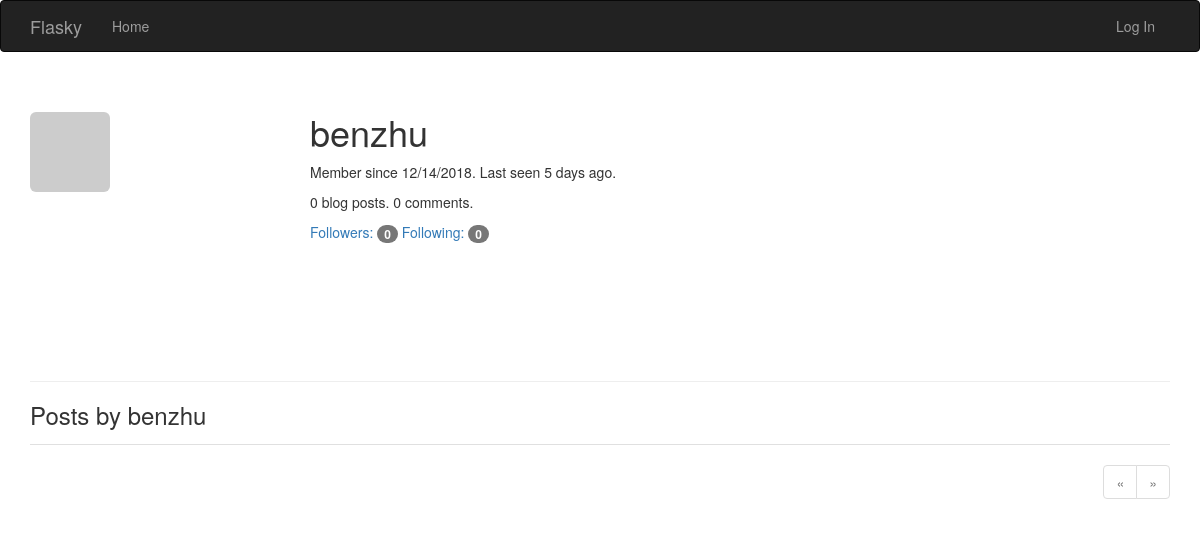
Screenshot of /user/benzhu with the database file from the repository.
### app/models.py (models this page shows, shortened)
class User(UserMixin, db.Model):
    __tablename__ = 'users'
    id = db.Column(db.Integer, primary_key=True)
    email = db.Column(db.String(64), unique=True, index=True)
    username = db.Column(db.String(64), unique=True, index=True)
    role_id = db.Column(db.Integer, db.ForeignKey('roles.id'))
    password_hash = db.Column(db.String(128))
    confirmed = db.Column(db.Boolean, default=False)
    name = db.Column(db.String(64))
    location = db.Column(db.String(64))
    about_me = db.Column(db.Text())
    member_since = db.Column(db.DateTime(), default=datetime.utcnow)
    last_seen = db.Column(db.DateTime(), default=datetime.utcnow)
    avatar_hash = db.Column(db.String(32))
    posts = db.relationship('Post', backref='author', lazy='dynamic')
    followed = db.relationship('Follow',
                               foreign_keys=[Follow.follower_id],
                               backref=db.backref('follower', lazy='joined'),
                               lazy='dynamic',
                               cascade='all, delete-orphan')
    followers = db.relationship('Follow',
                                foreign_keys=[Follow.followed_id],
                                backref=db.backref('followed', lazy='joined'),
                                lazy='dynamic',
                                cascade='all, delete-orphan')
    comments = db.relationship('Comment', backref='author', lazy='dynamic')
    @property
    def password(self):
        raise AttributeError('password is not a readable attribute')
    def gravatar(self, size=100, default='identicon', rating='g'):
        url = 'https://secure.gravatar.com/avatar'
        hash = self.avatar_hash or self.gravatar_hash()
        return '{url}/{hash}?s={size}&d={default}&r={rating}'.format(
            url=url, hash=hash, size=size, default=default, rating=rating)

### app/main/views.py (the view)
@main.route('/user/<username>')
def user(username):
    user = User.query.filter_by(username=username).first_or_404()
    page = request.args.get('page', 1, type=int)
    pagination = user.posts.order_by(Post.timestamp.desc()).paginate(
        page, per_page=current_app.config['FLASKY_POSTS_PER_PAGE'],
        error_out=False)
    posts = pagination.items
    return render_template('user.html', user=user, posts=posts,
                           pagination=pagination)

### app/auth/views.py (called while the page is built)
@auth.before_app_request
def before_request():
    if current_user.is_authenticated:
        current_user.ping()
        if not current_user.confirmed \
                and request.endpoint \
                and request.blueprint != 'auth' \
                and request.endpoint != 'static':
            return redirect(url_for('auth.unconfirmed'))

### app/main/__init__.py (called while the page is built)
@main.app_context_processor
def inject_permissions():
    return dict(Permission=Permission)

### app/main/views.py (called while the page is built)
@main.after_app_request
def after_request(response):
    for query in get_debug_queries():
        if query.duration >= current_app.config['FLASKY_SLOW_DB_QUERY_TIME']:
            current_app.logger.warning(
                'Slow query: %s\nParameters: %s\nDuration: %fs\nContext: %s\n'
                % (query.statement, query.parameters, query.duration,
                   query.context))
    return response

### app/models.py (called while the page is built)
    def can(self, permissions):
        return False

    def is_administrator(self):
        return False

### app/templates/user.html (shortened to what this page needs)
{% extends "base.html" %}
{% import "_macros.html" as macros %}
{% block page_content %}
<div class="page-header">
    <img class="img-rounded profile-thumbnail" src="{{ user.gravatar(size=256) }}">
    <div class="profile-header">
        <h1>{{ user.username }}</h1>
        <p>Member since {{ moment(user.member_since).format('L') }}. Last seen {{ moment(user.last_seen).fromNow() }}.</p>
        <p>{{ user.posts.count() }} blog posts. {{ user.comments.count() }} comments.</p>
        <p>
            <a href="{{ url_for('.followers', username=user.username) }}">Followers: <span class="badge">{{ user.followers.count() - 1 }}</span></a>
            <a href="{{ url_for('.followed_by', username=user.username) }}">Following: <span class="badge">{{ user.followed.count() - 1 }}</span></a>
        </p>
    </div>
</div>
<h3>Posts by {{ user.username }}</h3>
{% include '_posts.html' %}
{% if pagination %}
<div class="pagination">
    {{ macros.pagination_widget(pagination, '.user', username=user.username) }}
</div>
{% endif %}
{% endblock %}

### app/static/styles.css (style rules this page uses)
.profile-thumbnail { position: absolute; }
.profile-header { min-height: 260px; margin-left: 280px; }
div.pagination { width: 100%; text-align: right; padding: 0px; margin: 0px; }

### rows the page displays
User: username "benzhu", member_since "12/14/2018", last_seen "5 days ago"

### other values shown
{{ user.posts.count() }} "0"
{{ user.comments.count() }} "0"
{{ user.followers.count() - 1 }} "0"
{{ user.followed.count() - 1 }} "0"
